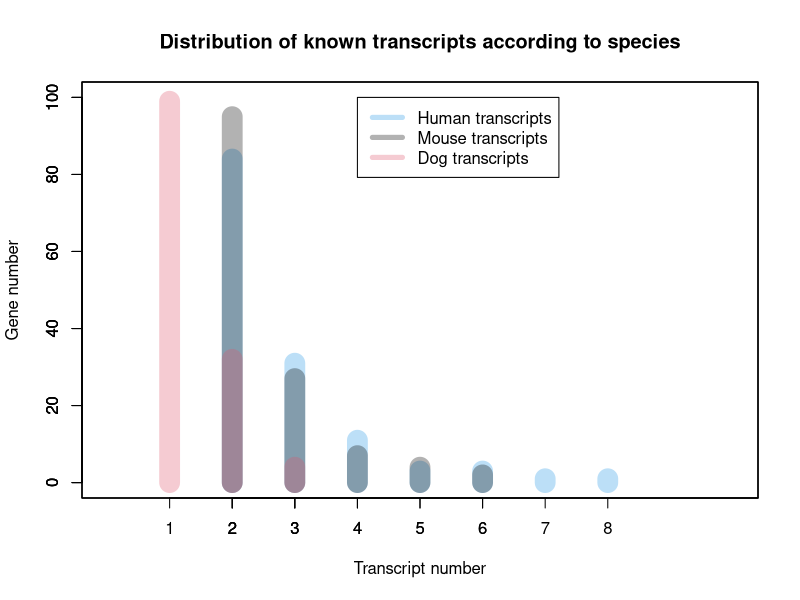
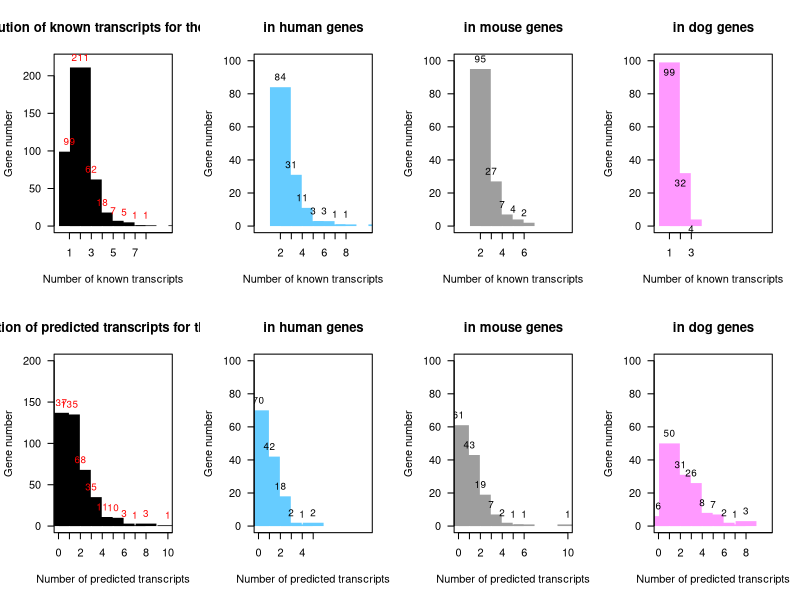
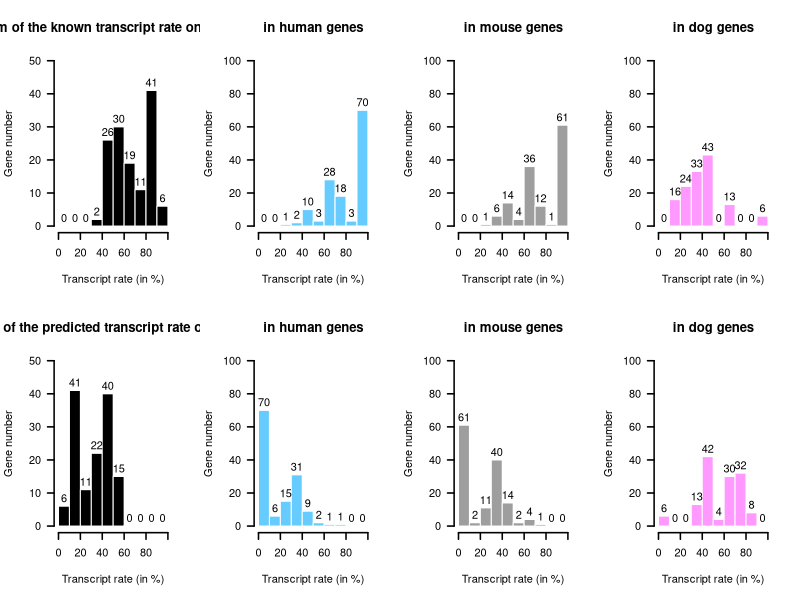
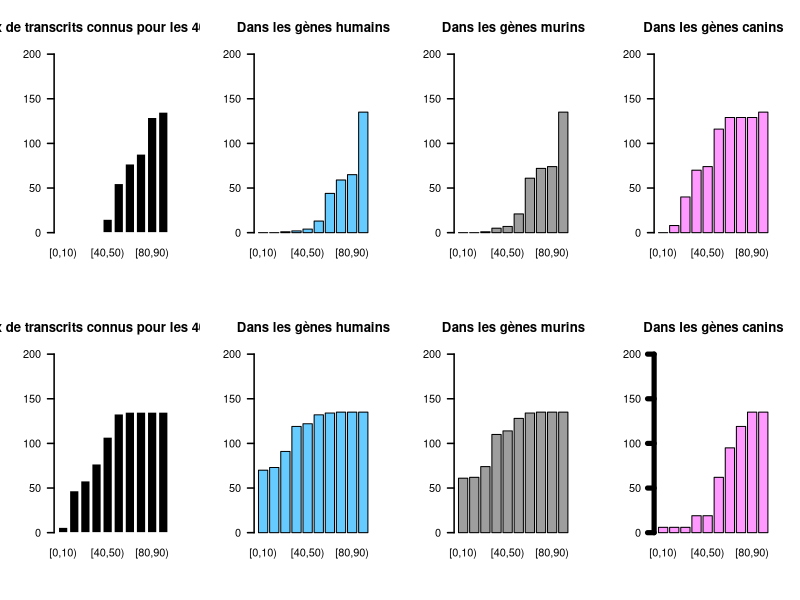

Source code (R) for these figures, in order:
# Lecture du tableau de l'ensemble des gènes : 135
data <- read.table("relation_gene_known_predict_accumul.csv", header = TRUE, sep = ",", dec=',')
head(data)

# Ajouter les informations sur le pourcentage de tr connus / predits pour chaque gènes de chaque espèce
data$tr_known_percent <-(data$tr_known/(data$tr_known+data$tr_pred))*100
data$tr_pr_percent <- (data$tr_pred/(data$tr_known+data$tr_pred))*100
head(data)
#library(ggplot2)

# Tableau de répartition des données pour les plot
#table(data$tr_known)
#table(data$tr_pred)

# Lecture du tableau des gènes par rapport aux espèces : 112*3
data_sp <- read.table("relation_gene_known_predict_sp.csv", header = TRUE, sep = ",", dec=',')
head(data_sp)
summary(data_sp)

# Ajouter le pourcentage de tr connus / predits pour les triplets de gènes
data_sp$tr_known_percent <- ((data_sp$hs_tr_known+data_sp$mm_tr_known+data_sp$clf_tr_known)/(data_sp$hs_tr_known+data_sp$mm_tr_known+data_sp$clf_tr_known+data_sp$hs_tr_pred+data_sp$mm_tr_pr+data_sp$clf_tr_pr))*100
data_sp$tr_pr_percent <- ((data_sp$hs_tr_pred+data_sp$mm_tr_pr+data_sp$clf_tr_pr)/(data_sp$hs_tr_known+data_sp$mm_tr_known+data_sp$clf_tr_known+data_sp$hs_tr_pred+data_sp$mm_tr_pr+data_sp$clf_tr_pr))*100

# Ajouter le pourcentage de tr connus par espèces
data_sp$tr_know_percent_hs <-(data_sp$hs_tr_known/(data_sp$hs_tr_known+data_sp$hs_tr_pred))*100
data_sp$tr_know_percent_mm <-(data_sp$mm_tr_known/(data_sp$mm_tr_known+data_sp$mm_tr_pr))*100
data_sp$tr_know_percent_clf <-(data_sp$clf_tr_known/(data_sp$clf_tr_known+data_sp$clf_tr_pr))*100

data_sp$tr_pr_percent_hs <-(data_sp$hs_tr_pred/(data_sp$hs_tr_known+data_sp$hs_tr_pred))*100
data_sp$tr_pr_percent_mm <-(data_sp$mm_tr_pr/(data_sp$mm_tr_known+data_sp$mm_tr_pr))*100
data_sp$tr_pr_percent_clf <-(data_sp$clf_tr_pr/(data_sp$clf_tr_known+data_sp$clf_tr_pr))*100

head(data_sp)

#table(data_sp$hs_tr_known)
#table(data_sp$mm_tr_known)
#table(data_sp$clf_tr_known)

#table(data_sp$tr_known_percent)
#table(data_sp$tr_pr_percent_hs)

####
# Boîte à moutache
####

#summary(data$tr_known)
#boxplot(data_sp$hs_tr_known~data_sp$hs_tr_pred,varwidth = TRUE, notch = TRUE, outline = TRUE)
#boxplot(data_sp$hs_tr_known)

# Un seul graphique par figure
par(mfrow=c(1,1))

########################################################
# Distribution des transcrits connus selon les espèces #
########################################################

#Définition des couleurs
color1 <- c(4) #Définir la couleur
colort1 <- adjustcolor(color1, alpha.f = 0.3) #rendre la couleur transparente
color2 <- c(1)
colort2 <- adjustcolor(color2, alpha.f = 0.3)
color3 <- c(2)
colort3 <- adjustcolor(color3, alpha.f = 0.3)

#Affichez le premier jeu de données
plot(table(data_sp$hs_tr_known), col=colort1, lwd=20, xlim=c(0,10), ylim=c(0,100), ylab='')
#Appelez la fonction par() avec le paramètre new=TRUE
par(new=TRUE)

#Affichez le deuxième jeu de données sur le même graphe=
plot(table(data_sp$mm_tr_known), col=colort2, lwd=20, xlim=c(0,10), ylim=c(0,100), ylab='')
#Appelez la fonction par() avec le paramètre new=TRUE
par(new=TRUE)

#Affichez le troisième jeu de données sur le même graphe et définir les détails
plot(table(data_sp$clf_tr_known), col=colort3, lwd=20, xlim=c(0,10), ylim=c(0,100), #axes=T,
     main=paste("Distribution of known transcripts according to species"),
     ylab="Gene number",
     xlab="Transcript number")

# Ajouter une légende
legend(4, 100, legend=c("Human transcripts", "Mouse transcripts", "Dog transcripts"),
       col=c(colort1, colort2, colort3), lty=1:1,lwd=rep(5,2), cex=1)

##################################################################
# OBJECTIF: VISUALISER LE NOMBRE DE TRANSCRITS (la distribution) #
##################################################################

## Définition d'une figure de 1*4 = 4 figures
par(mfrow=c(2,4))

################################################################
# Répartition des transcrits connus parmi l'ensemble des gènes #
################################################################
main=paste("Distribution of known transcripts for the", nrow(data), "genes")
xlab="Number of known transcripts"
ylab="Gene number"

graph_kn <- plot(table(data$tr_known),
                 # col="grey",
                 main=main,
                 col=9,
                 xlab=xlab, ylab=ylab,
                 ylim=c(0,220),
                 xlim=c(0,10),
                 lwd=20,type="h",lend="butt",
                 las=1)
## Add text at top of bars
text(x = graph_kn, y = table(data$tr_known), label = table(data$tr_known), pos = 3, cex = 0.9, col = "red")

########################################################################
# Répartition des transcrits connus parmi l'ensemble des gènes humains #
########################################################################
graph_kn_hs <- plot(table(data_sp$hs_tr_known),
                 # col="grey",
                 main="in human genes",
                 col=c("#66CCFF"),
                 xlab=xlab, ylab=ylab,
                 ylim=c(0,100),
                 xlim=c(0,10),
                 lwd=20,type="h",lend="butt",
                 las=1)
## Add text at top of bars
text(x = graph_kn_hs, y = table(data_sp$hs_tr_known), label = table(data_sp$hs_tr_known), pos = 3, cex = 0.9, col = "black")

#######################################################################
# Répartition des transcrits connus parmi l'ensemble des gènes murins #
#######################################################################
graph_kn_mm <- plot(table(data_sp$mm_tr_known),
                 # col="grey",
                 main="in mouse genes",
                 col=8,
                 xlab=xlab, ylab=ylab,
                 ylim=c(0,100),
                 xlim=c(0,10),
                 lwd=20,type="h",lend="butt",
                 las=1)
## Add text at top of bars
text(x = graph_kn_mm, y = table(data_sp$mm_tr_known), label = table(data_sp$mm_tr_known), pos = 3, cex = 0.9, col = "black")

#######################################################################
# Répartition des transcrits connus parmi l'ensemble des gènes chiens #
#######################################################################
graph_kn_clf <- plot(table(data_sp$clf_tr_known),
                 # col="grey",
                 main="in dog genes",
                 col=c("#FF99FF"),
                 xlab=xlab, ylab=ylab,
                 ylim=c(0,100),
                 xlim=c(0,10),
                 lwd=20,type="h",lend="butt",
                 las=1)
## Add text at top of bars
text(x = graph_kn_clf, y = table(data_sp$clf_tr_known), label = table(data_sp$clf_tr_known), pos = 1, cex = 0.9, col = "black")

## Définition d'une figure de 2*2 = 4 figures
#par(mfrow=c(1,4))

################################################################
# Répartition des transcrits prédits parmi l'ensemble des gènes #
################################################################
main=paste("Distribution of predicted transcripts for the", nrow(data), "genes")
xlab="Number of predicted transcripts"
ylab="Gene number"

graph_kn <- plot(table(data$tr_pred),
                 # col="grey",
                 main=main,
                 col=9,
                 xlab=xlab, ylab=ylab,
                 ylim=c(0,200),
                 xlim=c(0,10),
                 lwd=20,type="h",lend="butt",
                 las=1)
## Add text at top of bars
text(x = graph_kn, y = table(data$tr_pred), label = table(data$tr_pred), pos = 3, cex = 0.9, col = "red")

########################################################################
# Répartition des transcrits prédits parmi l'ensemble des gènes humains #
########################################################################
graph_kn_hs <- plot(table(data_sp$hs_tr_pred),
                    # col="grey",
                    main="in human genes",
                    col=c("#66CCFF"),
                    xlab=xlab, ylab=ylab,
                    ylim=c(0,100),
                    xlim=c(0,10),
                    lwd=20,type="h",lend="butt",
                    las=1)
## Add text at top of bars
text(x = graph_kn_hs, y = table(data_sp$hs_tr_pred), label = table(data_sp$hs_tr_pred), pos = 3, cex = 0.9, col = "black")

#######################################################################
# Répartition des transcrits prédits parmi l'ensemble des gènes murins #
#######################################################################
graph_kn_mm <- plot(table(data_sp$mm_tr_pr),
                    # col="grey",
                    main="in mouse genes",
                    col=8,
                    xlab=xlab, ylab=ylab,
                    ylim=c(0,100),
                    xlim=c(0,10),
                    lwd=20,type="h",lend="butt",
                    las=1)
## Add text at top of bars
text(x = graph_kn_mm, y = table(data_sp$mm_tr_pr), label = table(data_sp$mm_tr_pr), pos = 3, cex = 0.9, col = "black")

#######################################################################
# Répartition des transcrits pr"dits parmi l'ensemble des gènes chiens #
#######################################################################
graph_kn_clf <- plot(table(data_sp$clf_tr_pr),
                     # col="grey",
                     main="in dog genes",
                     col=c("#FF99FF"),
                     xlab=xlab, ylab=ylab,
                     ylim=c(0,100),
                     xlim=c(0,10),
                     lwd=20,type="h",lend="butt",
                     las=1)
## Add text at top of bars
text(x = graph_kn_clf, y = table(data_sp$clf_tr_pr), label = table(data_sp$clf_tr_pr), pos = 3, cex = 0.9, col = "black")







################################################################
# OBJECTIF: VISUALISER LES TAUX DE TRANSCRITS CONNUS / PREDITS #
################################################################
par(mfrow=c(2,4))

length((data_sp$tr_known_percent))

ylab="Gene number"
xlab="Transcript rate (in %)"
border="white"
##################################################################################
# Répartition des fréquences de transcrits connus par rapport au nombre de gènes #
##################################################################################
hist1 <- hist(data_sp$tr_known_percent, 
     breaks = c(0,10,20,30,40,50,60,70,80,90,100),
     axes=T,
     main=paste("Histogram of the known transcript rate on the", nrow(data_sp), "gene"),
     xlab=xlab, ylab=ylab, labels=T,
     xlim=c(0,100), ylim=c(0,50),
     col="black", border=border,
     las=1, lwd=1.5)
#axis(1, 0:100)  ## Axe des x allant de 0 à 10 en pas de 1
#axis(2, 0:50)  ## Axe des y allant de -1 à 1 en pas de 1
#abline(h=40, col="red")
#abline(h=30, col="blue")
#abline(h=20, col="green")
#abline(h=10, col="orange")

################################################################################################
# Répartition des fréquences de transcrits connus par rapport au nombre de gènes chez l"humain #
################################################################################################
hist1 <- hist(data_sp$tr_know_percent_hs, 
              breaks = c(0,10,20,30,40,50,60,70,80,90,100),
              axes=T,
              main=paste("in human genes"),
              xlab=xlab, ylab=ylab, labels=T,
              xlim=c(0,100),ylim=c(0,100),
              col=c("#66CCFF"), border=border,
              las=1, lwd=1.5)

#################################################################################################
# Répartition des fréquences de transcrits connus par rapport au nombre de gènes chez la souris #
#################################################################################################
hist1 <- hist(data_sp$tr_know_percent_mm, 
              breaks = c(0,10,20,30,40,50,60,70,80,90,100),
              axes=T,
              main=paste("in mouse genes"),
              xlab=xlab, ylab=ylab,
              xlim=c(0,100), ylim=c(0,100), labels=T,
              col=8, border=border,
              las=1, lwd=1.5)

################################################################################################
# Répartition des fréquences de transcrits connus par rapport au nombre de gènes chez le chien #
################################################################################################
hist1 <- hist(data_sp$tr_know_percent_clf, 
              breaks = c(0,10,20,30,40,50,60,70,80,90,100),
              axes=T,
              main=paste("in dog genes"),
              xlab=xlab, ylab=ylab, labels=T,
              xlim=c(0,100),
              ylim=c(0,100),
              col=c("#FF99FF"), border=border,
              las=1, lwd=1.5)

##################################################################################
# Répartition des fréquences de transcrits prédits par rapport au nombre de gènes #
##################################################################################
hist1 <- hist(data_sp$tr_pr_percent, 
     breaks = c(0,10,20,30,40,50,60,70,80,90,100),
     axes=T,
     main=paste("Histogram of the predicted transcript rate on the", nrow(data_sp), "gene"),
     xlab=xlab, ylab=ylab, labels=T,
     xlim=c(0,100), ylim=c(0,50),
     col="black", border=border,
     las=1, lwd=1.5)

################################################################################################
# Répartition des fréquences de transcrits prédits par rapport au nombre de gènes chez l"humain #
################################################################################################
hist1 <- hist(data_sp$tr_pr_percent_hs, 
              breaks = c(0,10,20,30,40,50,60,70,80,90,100),
              axes=T,
              main=paste("in human genes"),
              xlab=xlab, ylab=ylab, labels=T,
              xlim=c(0,100),ylim=c(0,100),
              col=c("#66CCFF"), border=border,
              las=1, lwd=1.5)

#################################################################################################
# Répartition des fréquences de transcrits prédits par rapport au nombre de gènes chez la souris #
#################################################################################################
hist1 <- hist(data_sp$tr_pr_percent_mm, 
              breaks = c(0,10,20,30,40,50,60,70,80,90,100),
              axes=T,
              main=paste("in mouse genes"),
              xlab=xlab, ylab=ylab,
              xlim=c(0,100), ylim=c(0,100), labels=T,
              col=8, border=border,
              las=1, lwd=1.5)

################################################################################################
# Répartition des fréquences de transcrits prédits par rapport au nombre de gènes chez le chien #
################################################################################################
hist1 <- hist(data_sp$tr_pr_percent_clf, 
              breaks = c(0,10,20,30,40,50,60,70,80,90,100),
              axes=T,
              main=paste("in dog genes"),
              xlab=xlab, ylab=ylab, labels=T,
              xlim=c(0,100),
              ylim=c(0,100),
              col=c("#FF99FF"), border=border,
              las=1, lwd=1.5)





######################################################################################
# OBJECTIF: VISUALISER LES TAUX DE TRANSCRITS CONNUS / PREDITS DE MANIERE CUMULATIVE #
######################################################################################
par(mfrow=c(2,4))
length(data_sp$tr_known_percent_cat) #187
xlab="Taux de transcrits cumulé"
ylab="Taux de transcrits cumulé (en %)"

border="black"

#######################################################################################
# Répartition des taux cumulatifs de transcrits connus par rapport au nombre de gènes #
#######################################################################################
data_sp$tr_know_Pourc.classe <- cut(data_sp$tr_known_percent, c(0,10,20,30,40,50,60,70,80,90,100), right=F,include.lowest = TRUE)
data_sp$tr_know_Pourc.classe

#plot(data_sp$hs_know_Pourc.classe)

effectif <- table(data_sp$tr_know_Pourc.classe)
effectif

effcum <- cumsum(effectif)
effcum

my_bar <- barplot(effcum,
                  #breaks = c(0,10,20,30,40,50,60,70,80,90,100),
                  main=paste("Taux de transcrits connus pour les",nrow(data),"gènes"),
                  #xlab=xlab, ylab=ylab, labels=T,
                  ylim=c(0,200),
                  #xlim = c(0,15), ylim = c(0,200),
                  col="black", border="white",
                  las=1, lwd=1.5)

#effectif <- table(data_sp$tr_know_percent_hs_cat)
#effectif
#frequence <- effectif/187*100
#frequence
#effcum <- cumsum(effectif)
#effcum
#barplot(effcum, ylim = c(0,200))

#abline(h=60, col="red")
#abline(h=30, col="blue")
#abline(h=20, col="green")
#abline(h=10, col="orange")

####################################################################################################
# Répartition des taux cumulatifs de transcrits connus par rapport au nombre de gènes chez l'homme #
####################################################################################################
data_sp$hs_know_Pourc.classe <- cut(data_sp$tr_know_percent_hs, c(0,10,20,30,40,50,60,70,80,90,100), right=F,include.lowest = TRUE)
data_sp$hs_know_Pourc.classe

#plot(data_sp$hs_know_Pourc.classe)

effectif <- table(data_sp$hs_know_Pourc.classe)
effectif

effcum <- cumsum(effectif)
effcum

my_bar <- barplot(effcum,
                  #breaks = c(0,10,20,30,40,50,60,70,80,90,100),
                  main=paste("Dans les gènes humains"),
                  #xlab=xlab, ylab=ylab, labels=T,
                  ylim=c(0,200),
                  #xlim = c(0,15), ylim = c(0,200),
                  col=c("#66CCFF"), border=border,
                  las=1, lwd=1.5)

######################################################################################################
# Répartition des taux cumulatifs de transcrits connus par rapport au nombre de gènes chez la souris #
######################################################################################################
data_sp$mm_know_Pourc.classe <- cut(data_sp$tr_know_percent_mm, c(0,10,20,30,40,50,60,70,80,90,100), right=F,include.lowest = TRUE)
data_sp$mm_know_Pourc.classe

#plot(data_sp$hs_know_Pourc.classe)

effectif <- table(data_sp$mm_know_Pourc.classe)
effectif

effcum <- cumsum(effectif)
effcum

my_bar <- barplot(effcum,
                  #breaks = c(0,10,20,30,40,50,60,70,80,90,100),
                  main=paste("Dans les gènes murins"),
                  #xlab=xlab, ylab=ylab, labels=T,
                  ylim=c(0,200),
                  #xlim = c(0,15), ylim = c(0,200),
                  col=8, border=border,
                  las=1, lwd=1.5)
           
######################################################################################################
# Répartition des taux cumulatifs de transcrits connus par rapport au nombre de gènes chez le chien #
######################################################################################################
data_sp$clf_know_Pourc.classe <- cut(data_sp$tr_know_percent_clf, c(0,10,20,30,40,50,60,70,80,90,100), right=F,include.lowest = TRUE)
data_sp$clf_know_Pourc.classe

#plot(data_sp$clf_know_Pourc.classe)

effectif <- table(data_sp$clf_know_Pourc.classe)
effectif

effcum <- cumsum(effectif)
effcum

my_bar <- barplot(effcum,
                  #breaks = c(0,10,20,30,40,50,60,70,80,90,100),
                  main=paste("Dans les gènes canins"),
                  #xlab=xlab, ylab=ylab, labels=T,
                  ylim=c(0,200),
                  #xlim = c(0,15), ylim = c(0,200),
                  col=c("#FF99FF"), border=border,
                  las=1, lwd=1.5)

#######################################################################################
# Répartition des taux cumulatifs de transcrits connus par rapport au nombre de gènes #
#######################################################################################
data_sp$tr_pr_Pourc.classe <- cut(data_sp$tr_pr_percent, c(0,10,20,30,40,50,60,70,80,90,100), right=F,include.lowest = TRUE)
data_sp$tr_pr_Pourc.classe

#plot(data_sp$hs_know_Pourc.classe)

effectif <- table(data_sp$tr_pr_Pourc.classe)
effectif

effcum <- cumsum(effectif)
effcum

my_bar <- barplot(effcum,
                  #breaks = c(0,10,20,30,40,50,60,70,80,90,100),
                  main=paste("Taux de transcrits connus pour les",nrow(data),"gènes"),
                  #xlab=xlab, ylab=ylab, labels=T,
                  ylim=c(0,200),
                  #xlim = c(0,15), ylim = c(0,200),
                  col="black", border="white",
                  las=1, lwd=1.5)

####################################################################################################
# Répartition des taux cumulatifs de transcrits prédits par rapport au nombre de gènes chez l'homme #
####################################################################################################
data_sp$hs_pr_Pourc.classe <- cut(data_sp$tr_pr_percent_hs, c(0,10,20,30,40,50,60,70,80,90,100), right=F,include.lowest = TRUE)
data_sp$hs_pr_Pourc.classe

#plot(data_sp$hs_know_Pourc.classe)

effectif <- table(data_sp$hs_pr_Pourc.classe)
effectif

effcum <- cumsum(effectif)
effcum

my_bar <- barplot(effcum,
                  #breaks = c(0,10,20,30,40,50,60,70,80,90,100),
                  main=paste("Dans les gènes humains"),
                  #xlab=xlab, ylab=ylab, labels=T,
                  ylim=c(0,200),
                  #xlim = c(0,15), ylim = c(0,200),
                  col=c("#66CCFF"), border=border,
                  las=1, lwd=1.5)

######################################################################################################
# Répartition des taux cumulatifs de transcrits connus par rapport au nombre de gènes chez la souris #
######################################################################################################
data_sp$mm_pr_Pourc.classe <- cut(data_sp$tr_pr_percent_mm, c(0,10,20,30,40,50,60,70,80,90,100), right=F,include.lowest = TRUE)
data_sp$mm_pr_Pourc.classe

#plot(data_sp$hs_know_Pourc.classe)

effectif <- table(data_sp$mm_pr_Pourc.classe)
effectif

effcum <- cumsum(effectif)
effcum

my_bar <- barplot(effcum,
                  #breaks = c(0,10,20,30,40,50,60,70,80,90,100),
                  main=paste("Dans les gènes murins"),
                  #xlab=xlab, ylab=ylab, labels=T,
                  ylim=c(0,200),
                  #xlim = c(0,15), ylim = c(0,200),
                  col=8, border=border,
                  las=1, lwd=1.5)

######################################################################################################
# Répartition des taux cumulatifs de transcrits connus par rapport au nombre de gènes chez le chien #
######################################################################################################
data_sp$clf_pr_Pourc.classe <- cut(data_sp$tr_pr_percent_clf, c(0,10,20,30,40,50,60,70,80,90,100), right=F,include.lowest = TRUE)
data_sp$clf_pr_Pourc.classe

#plot(data_sp$clf_know_Pourc.classe)

effectif <- table(data_sp$clf_pr_Pourc.classe)
effectif

effcum <- cumsum(effectif)
effcum

my_bar <- barplot(effcum,
                  #breaks = c(0,10,20,30,40,50,60,70,80,90,100),
                  main=paste("Dans les gènes canins"),
                  #xlab=xlab, ylab=ylab, labels=T,
                  ylim=c(0,200),
                  #xlim = c(0,15), ylim = c(0,200),
                  col=c("#FF99FF"), border=border,
                  las=1, lwd=5)




# ######################################
# ########## POUBELLE DE TEST ##########
# ######################################
# 
# my_hist_test=plot((effcum), border=T, las=2)
# # Add the text 
# text(my_bar, data$average+0.4 , paste("n = ",data_sp$number,sep="") ,cex=1) 
# 
# x <- rnorm(100)
# plot(ecdf(x))
# 
# classes<-seq(180,230,10)
# classes
# effectifs<-c(2,26,35,60,7,0)
# effectifs
# taille<-rep(classes,effectifs)
# taille
# hist(taille,breaks=classes,right=FALSE,main="",xlab="Taille",ylab="Effectif",col="magenta")
# 
# x=rnorm(1000)
# plot(effcum,cumsum(effcum),type="b")
# 
# ?barplot
# 
# name= c("DD","with himself","with DC","with Silur" ,"DC","with himself","with DD","with Silur" ,"Silur","with himself","with DD","with DC" )
# average= sample(seq(1,10) , 12 , replace=T)
# number= sample(seq(4,39) , 12 , replace=T)
# data=data.frame(name,average,number)
# 
# # Basic Barplot
# my_bar=barplot(data$average , border=F , names.arg=data$name , las=2 , col=c(rgb(0.3,0.1,0.4,0.6) , rgb(0.3,0.5,0.4,0.6) , rgb(0.3,0.9,0.4,0.6) ,  rgb(0.3,0.9,0.4,0.6)) , ylim=c(0,11) , main="" )
# abline(v=c(4.9 , 9.7) , col="grey")
# 
# 
# classes<-seq(180,230,10)
# classes
# effectifs<-c(2,26,35,60,7,0)
# effectifs
# taille<-rep(classes,effectifs)
# taille
# hist(taille,breaks=classes,right=FALSE,main="",xlab="Taille",ylab="Effectif",col="magenta")
# 
# ## données de l'histogramme
# (x <- hist(taille, breaks = classes, right = FALSE, plot = FALSE))
# ## nb de cm pour abcsisse: 2 cm pour 10 sinon largeur histo = 1 cm !!!
# xcm <- 2 * diff(range(x$breaks)) / 10
# ## nb de cm pour ordonnée
# ycm <- max(x$counts) / 10
# ## graphique
# par(pin = c(xcm / 2.54, ycm / 2.54))
# hist(taille, breaks = classes, right = FALSE, freq = TRUE,
#      main = "", xlab = "Taille", ylab = "Effectif", col = "magenta")
# 
# #Legende
# legend("topleft", legend = c("Alone","with Himself","With other genotype" ) , 
#        col = c(rgb(0.3,0.1,0.4,0.6) , rgb(0.3,0.5,0.4,0.6) , rgb(0.3,0.9,0.4,0.6) ,  rgb(0.3,0.9,0.4,0.6)) , 
#        bty = "n", pch=20 , pt.cex = 2, cex = 0.8, horiz = FALSE, inset = c(0.05, 0.05))
# 
#               
#               
# 
# #plot(table(data_sp$tr_known_percent))
# 
# # Nombre de triplets de gènes ayant des transcrits prédits entre 0 (compris) et 20 non compris : [0:20[
# length(0 <= data_sp$tr_pr_percent[data_sp$tr_pr_percent < 20])
# 
